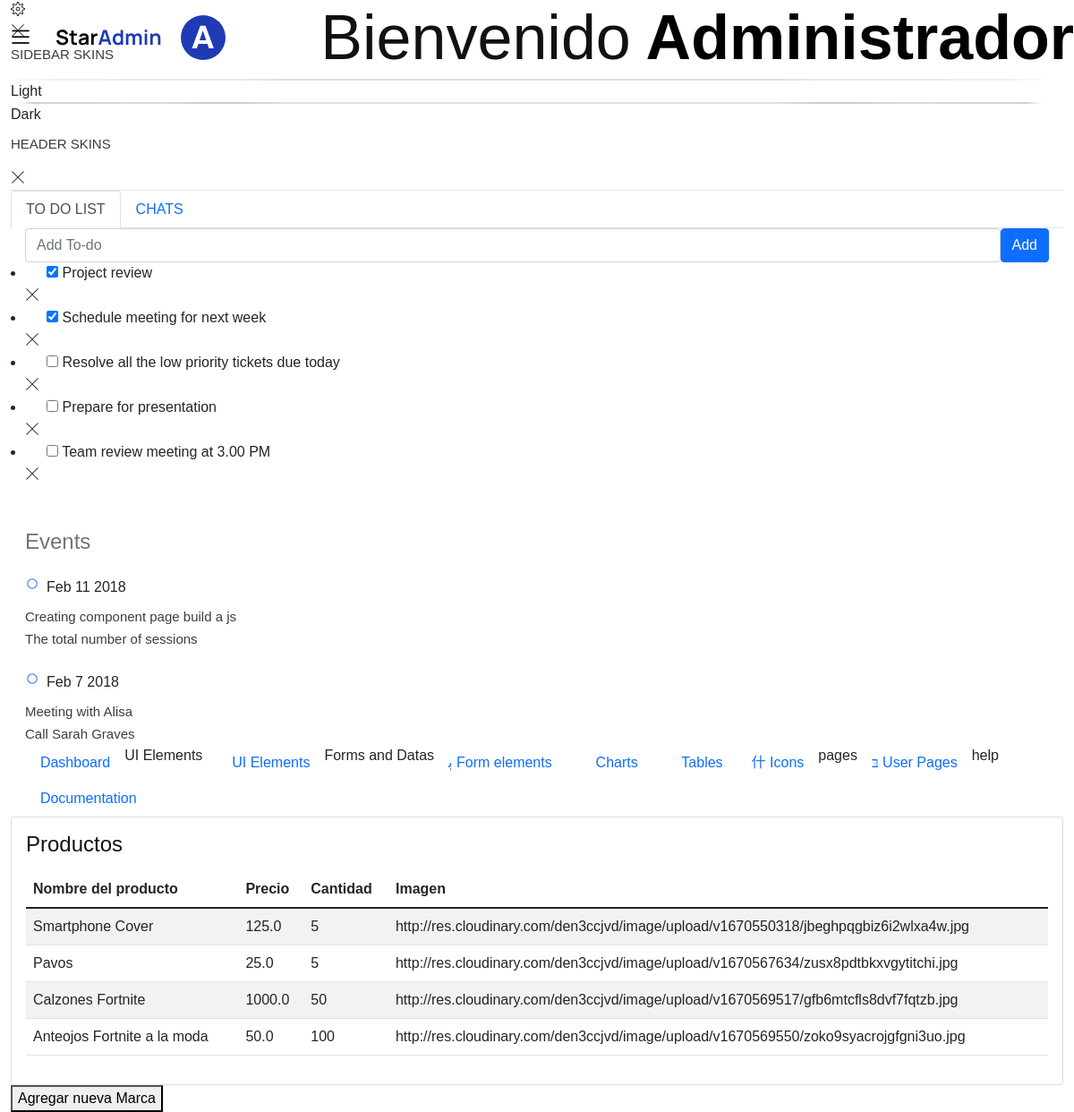
/DatosProductos, run on an earlier commit of the app's database.
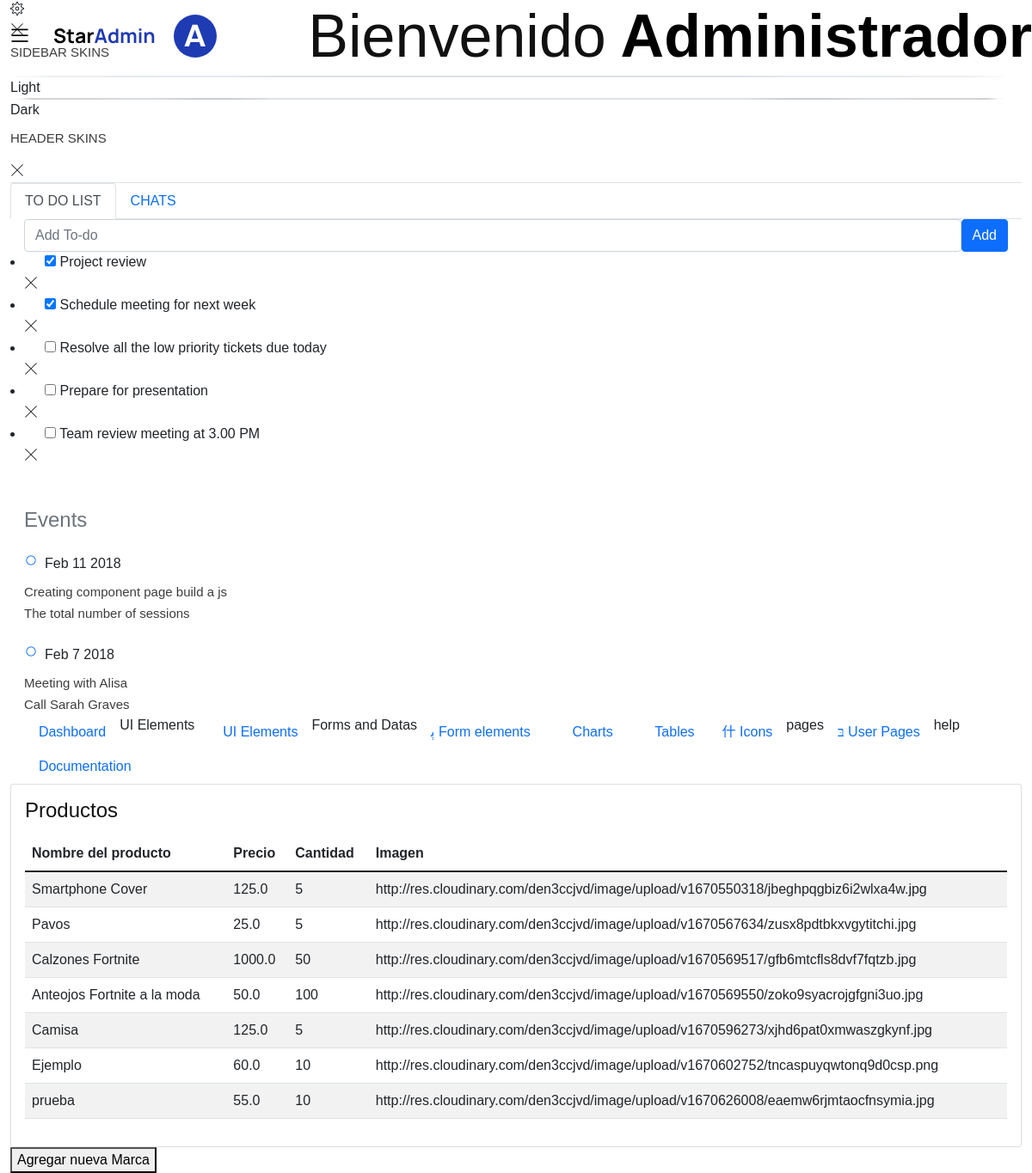
And on a later commit of the database.
### tables this page shows
CREATE TABLE Productos(
    idProducto INTEGER PRIMARY KEY AUTOINCREMENT NOT NULL,
    idMarca INTEGER NOT NULL,
    idCategoria char(4) NOT NULL,
    NombreProducto nvarchar(50) NOT NULL,
    Precio float NOT NULL,
    Cantidad INTEGER NOT NULL,
    Imagen TEXT NOT NULL,
    FOREIGN KEY (idMarca) REFERENCES Marcas(idMarca),
    FOREIGN KEY (idCategoria) REFERENCES Categorias(idCategoria)
);

### app.py (the view)
@login_rol
@app.route("/DatosProductos")
def DatosProductos():
    Productos = db.execute("SELECT * FROM Productos")
    return render_template("/admin/pages/tables/Productos.html",Productos=Productos)

### app.py (called while the page is built)
@app.after_request
def after_request(response):
    response.headers["Cache-Control"] = "no-cache, no-store, must-revalidate"
    response.headers["Expires"] = 0
    response.headers["Pragma"] = "no-cache"
    return response

### templates/admin/pages/tables/Productos.html (shortened to what this page needs)
<!DOCTYPE html>
<html lang="en">
<head>
  <link rel="stylesheet" href="/static/css/admin/vendors/feather/feather.css">
  <link rel="stylesheet" href="/static/css/admin/vendors/mdi/css/materialdesignicons.min.css">
  <link rel="stylesheet" href="/static/css/admin/vendors/ti-icons/css/themify-icons.css">
  <link rel="stylesheet" href="/static/css/admin/vendors/typicons/typicons.css">
  <link rel="stylesheet" href="/static/css/admin/vendors/simple-line-icons/css/simple-line-icons.css">
  <link rel="stylesheet" href="/static/css/admin/vendors/css/vendor.bundle.base.css">
  <link href="https://cdn.jsdelivr.net/npm/bootstrap@5.1.3/dist/css/bootstrap.min.css" rel="stylesheet">
  <link rel="stylesheet" href="/static/css/admin/css/vertical-layout-light/style.css">
</head>
<body>
  <div class="container-scroller">
    <nav class="navbar default-layout col-lg-12 col-12 p-0 fixed-top d-flex align-items-top flex-row">
      <div class="text-center navbar-brand-wrapper d-flex align-items-center justify-content-start">
        <div class="me-3">
          <button class="navbar-toggler navbar-toggler align-self-center" type="button" data-bs-toggle="minimize">
            <span class="icon-menu"></span>
          </button>
        </div>
        <div>
          <a class="navbar-brand brand-logo" href="/admin">
            <img src="/static/css/admin/images/logo.svg" alt="logo" />
          </a>
          <a class="navbar-brand brand-logo-mini" href="/admin">
            <img src="/static/css/admin/images/logo-mini.svg" alt="logo" />
          </a>
        </div>
      </div>
      <div class="navbar-menu-wrapper d-flex align-items-top">
        <ul class="navbar-nav">
          <li class="nav-item font-weight-semibold d-none d-lg-block ms-0">
            <h1 class="welcome-text">Bienvenido<span class="text-black fw-bold"> Administrador</span></h1>
          </li>
        </ul>
      </div>
    </nav>
    <div class="container-fluid page-body-wrapper">
      <div class="theme-setting-wrapper">
        <div id="settings-trigger"><i class="ti-settings"></i></div>
        <div id="theme-settings" class="settings-panel">
          <i class="settings-close ti-close"></i>
          <p class="settings-heading">SIDEBAR SKINS</p>
          <div class="sidebar-bg-options selected" id="sidebar-light-theme"><div class="img-ss rounded-circle bg-light border me-3"></div>Light</div>
          <div class="sidebar-bg-options" id="sidebar-dark-theme"><div class="img-ss rounded-circle bg-dark border me-3"></div>Dark</div>
          <p class="settings-heading mt-2">HEADER SKINS</p>
        </div>
      </div>
      <div id="right-sidebar" class="settings-panel">
        <i class="settings-close ti-close"></i>
        <ul class="nav nav-tabs border-top" id="setting-panel" role="tablist">
          <li class="nav-item">
            <a class="nav-link active" id="todo-tab" data-bs-toggle="tab" href="#todo-section" role="tab" aria-controls="todo-section" aria-expanded="true">TO DO LIST</a>
          </li>
          <li class="nav-item">
            <a class="nav-link" id="chats-tab" data-bs-toggle="tab" href="#chats-section" role="tab" aria-controls="chats-section">CHATS</a>
          </li>
        </ul>
        <div class="tab-content" id="setting-content">
          <div class="tab-pane fade show active scroll-wrapper" id="todo-section" role="tabpanel" aria-labelledby="todo-section">
            <div class="add-items d-flex px-3 mb-0">
              <form class="form w-100">
                <div class="form-group d-flex">
                  <input type="text" class="form-control todo-list-input" placeholder="Add To-do">
                  <button type="submit" class="add btn btn-primary todo-list-add-btn" id="add-task">Add</button>
                </div>
              </form>
            </div>
            <div class="list-wrapper px-3">
              <ul class="d-flex flex-column-reverse todo-list">
                <li>
                  <div class="form-check">
                    <label class="form-check-label">
                      <input class="checkbox" type="checkbox">
                      Team review meeting at 3.00 PM
                    </label>
                  </div>
                  <i class="remove ti-close"></i>
                </li>
                <li>
                  <div class="form-check">
                    <label class="form-check-label">
                      <input class="checkbox" type="checkbox">
                      Prepare for presentation
                    </label>
                  </div>
                  <i class="remove ti-close"></i>
                </li>
                <li>
                  <div class="form-check">
                    <label class="form-check-label">
                      <input class="checkbox" type="checkbox">
                      Resolve all the low priority tickets due today
                    </label>
                  </div>
                  <i class="remove ti-close"></i>
                </li>
                <li class="completed">
                  <div class="form-check">
                    <label class="form-check-label">
                      <input class="checkbox" type="checkbox" checked>
                      Schedule meeting for next week
                    </label>
                  </div>
                  <i class="remove ti-close"></i>
                </li>
                <li class="completed">
                  <div class="form-check">
                    <label class="form-check-label">
                      <input class="checkbox" type="checkbox" checked>
                      Project review
                    </label>
                  </div>
                  <i class="remove ti-close"></i>
                </li>
              </ul>
            </div>
            <h4 class="px-3 text-muted mt-5 fw-light mb-0">Events</h4>
            <div class="events pt-4 px-3">
              <div class="wrapper d-flex mb-2">
                <i class="ti-control-record text-primary me-2"></i>
                <span>Feb 11 2018</span>
              </div>
              <p class="mb-0 font-weight-thin text-gray">Creating component page build a js</p>
              <p class="text-gray mb-0">The total number of sessions</p>
            </div>
            <div class="events pt-4 px-3">
              <div class="wrapper d-flex mb-2">
                <i class="ti-control-record text-primary me-2"></i>
                <span>Feb 7 2018</span>
              </div>
              <p class="mb-0 font-weight-thin text-gray">Meeting with Alisa</p>
              <p class="text-gray mb-0 ">Call Sarah Graves</p>
            </div>
          </div>
        </div>
      </div>
      <nav class="sidebar sidebar-offcanvas" id="sidebar">
        <ul class="nav">
          <li class="nav-item">
            <a class="nav-link" href="/admin">
              <i class="mdi mdi-grid-large menu-icon"></i>
              <span class="menu-title">Dashboard</span>
            </a>
          </li>
          <li class="nav-item nav-category">UI Elements</li>
          <li class="nav-item">
            <a class="nav-link" data-bs-toggle="collapse" href="#ui-basic" aria-expanded="false" aria-controls="ui-basic">
              <i class="menu-icon mdi mdi-floor-plan"></i>
              <span class="menu-title">UI Elements</span>
            </a>
          </li>
          <li class="nav-item nav-category">Forms and Datas</li>
          <li class="nav-item">
            <a class="nav-link" data-bs-toggle="collapse" href="#form-elements" aria-expanded="false" aria-controls="form-elements">
              <i class="menu-icon mdi mdi-card-text-outline"></i>
              <span class="menu-title">Form elements</span>
            </a>
          </li>
          <li class="nav-item">
            <a class="nav-link" data-bs-toggle="collapse" href="#charts" aria-expanded="false" aria-controls="charts">
              <i class="menu-icon mdi mdi-chart-line"></i>
              <span class="menu-title">Charts</span>
            </a>
          </li>
          <li class="nav-item">
            <a class="nav-link" data-bs-toggle="collapse" href="#tables" aria-expanded="false" aria-controls="tables">
              <i class="menu-icon mdi mdi-table"></i>
              <span class="menu-title">Tables</span>
            </a>
          </li>
          <li class="nav-item">
            <a class="nav-link" data-bs-toggle="collapse" href="#icons" aria-expanded="false" aria-controls="icons">
              <i class="menu-icon mdi mdi-layers-outline"></i>
              <span class="menu-title">Icons</span>
            </a>
          </li>
          <li class="nav-item nav-category">pages</li>
          <li class="nav-item">
            <a class="nav-link" data-bs-toggle="collapse" href="#auth" aria-expanded="false" aria-controls="auth">
              <i class="menu-icon mdi mdi-account-circle-outline"></i>
              <span class="menu-title">User Pages</span>
            </a>
          </li>
          <li class="nav-item nav-category">help</li>
          <li class="nav-item">
            <a class="nav-link" href="http://bootstrapdash.com/demo/star-admin2-free/docs/documentation.html">
              <i class="menu-icon mdi mdi-file-document"></i>
              <span class="menu-title">Documentation</span>
            </a>
          </li>
        </ul>
      </nav>
      <div class="main-panel">
        <div class="content-wrapper">
          <div class="row">
            <div class="col-lg-12 grid-margin stretch-card">
              <div class="card">
                <div class="card-body">
                  <h4 class="card-title">Productos</h4>
                  <div class="table-responsive">
                    <table class="table table-striped">
                      <thead>
                        <tr>
                          <th>
                            Nombre del producto
                          </th>
                          <th>
                            Precio
                          </th>
                          <th>
                            Cantidad
                          </th>
                          <th>
                            Imagen
                          </th>
                        </tr>
                      </thead>
                      <tbody>
                        {% for ProdData in Productos %}
                        <tr>
                          <td>
                            {{ProdData ["NombreProducto"]}}
                          </td>
                          <td>
                            {{ProdData ["Precio"]}}
                          </td>
                          <td>
                            {{ProdData ["Cantidad"]}}
                          </td>
                          <td>
                            {{ProdData ["Imagen"]}}
                          </td>
                        </tr>
                        {% endfor %}
                      </tbody>
                    </table>
                  </div>
                </div>
              </div>
            </div>
  </div>
  <a href="/Productos"><button class="agregar">
    Agregar nueva Marca
  </button></a>
</body>
</html>

### static/css/cliente/css/style.css (style rules this page uses)
html, body { height: 100%; font-family: "Nunito Sans", sans-serif; -webkit-font-smoothing: antialiased; }
h1, h2, h3, h4, h5, h6 { margin: 0; color: #111111; font-weight: 400; font-family: "Nunito Sans", sans-serif; }
h1 { font-size: 70px; }
h4 { font-size: 24px; }
p { font-size: 15px; font-family: "Nunito Sans", sans-serif; color: #3d3d3d; font-weight: 400; line-height: 25px; margin: 0 0 15px 0; }
img { max-width: 100%; }
ul, ol { padding: 0; margin: 0; }

What changed in the data, as far as the page shows it:
added Productos: NombreProducto "Camisa", Precio "125.0", Cantidad "5", Imagen "http://res.cloudinary.com/den3ccjvd/image/upload/v1670596273/xjhd6pat0xmwaszgkynf.jpg"
added Productos: NombreProducto "Ejemplo", Precio "60.0", Cantidad "10", Imagen "http://res.cloudinary.com/den3ccjvd/image/upload/v1670602752/tncaspuyqwtonq9d0csp.png"
added Productos: NombreProducto "prueba", Precio "55.0", Cantidad "10", Imagen "http://res.cloudinary.com/den3ccjvd/image/upload/v1670626008/eaemw6rjmtaocfnsymia.jpg"
